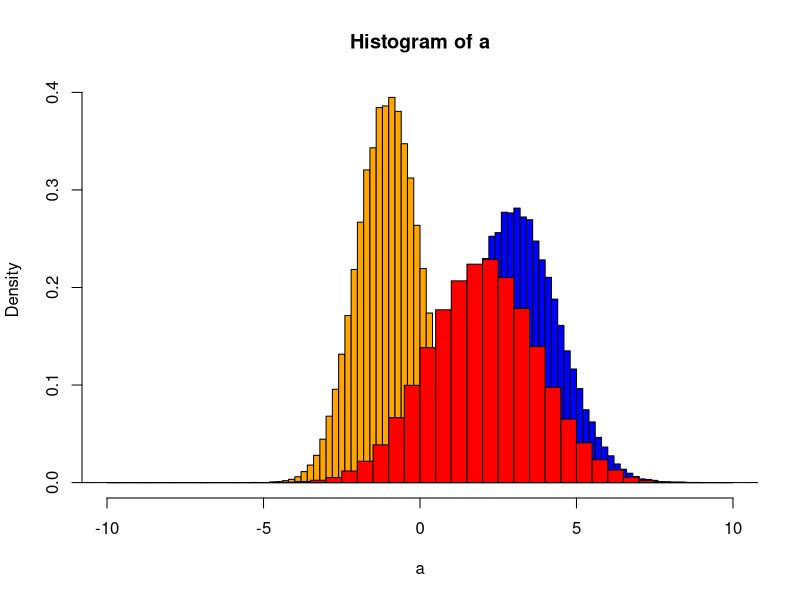
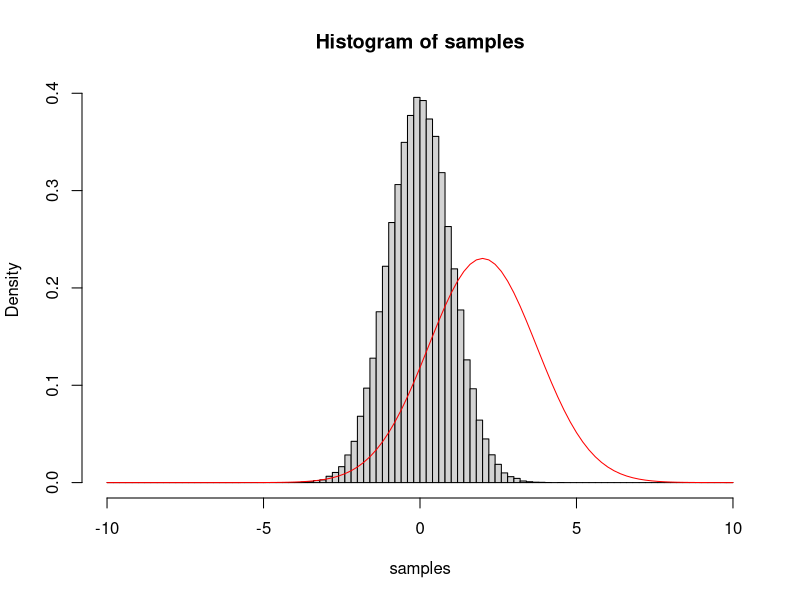

The R script that drew these images, in order:
a <- rnorm(100000, mean=-1, sd=1)
b <- rnorm(100000, mean=3, sd=sqrt(2))
add <- a+b
hist(a, breaks=seq(-10, 10, length=101),freq=FALSE, col="orange")
hist(b, breaks=seq(-10, 10, length=101),freq=FALSE, col="blue", add=TRUE)
hist(add, breaks=seq(-20, 30, length=101),freq=FALSE,col="red",add=TRUE)

samples <- rnorm(100000)
hist(samples, breaks=seq(-10, 10, length=101), freq=FALSE)
curve(dnorm(x, mean=2, sd=sqrt(3)), from=-10, to=10, col="red", add=TRUE)
